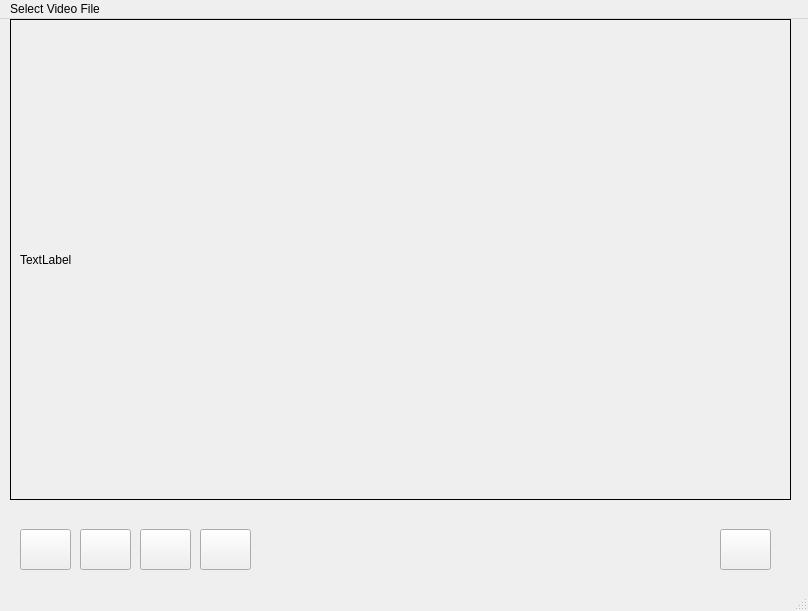
<?xml version="1.0" encoding="UTF-8"?>
<ui version="4.0">
 <class>MainWindow</class>
 <widget class="QMainWindow" name="MainWindow">
  <property name="geometry">
   <rect>
    <x>0</x>
    <y>0</y>
    <width>808</width>
    <height>611</height>
   </rect>
  </property>
  <property name="windowTitle">
   <string>MainWindow</string>
  </property>
  <widget class="QWidget" name="centralwidget">
   <widget class="QGroupBox" name="groupBox_Video">
    <property name="geometry">
     <rect>
      <x>10</x>
      <y>0</y>
      <width>781</width>
      <height>481</height>
     </rect>
    </property>
    <property name="styleSheet">
     <string notr="true">QGroupBox
{
border: 1px solid black;
}
</string>
    </property>
    <property name="title">
     <string/>
    </property>
    <widget class="QLabel" name="overlayLabel">
     <property name="geometry">
      <rect>
       <x>10</x>
       <y>10</y>
       <width>761</width>
       <height>461</height>
      </rect>
     </property>
     <property name="text">
      <string>TextLabel</string>
     </property>
    </widget>
   </widget>
   <widget class="QPushButton" name="pushButton_Seek_Backward">
    <property name="geometry">
     <rect>
      <x>20</x>
      <y>510</y>
      <width>51</width>
      <height>41</height>
     </rect>
    </property>
    <property name="text">
     <string/>
    </property>
   </widget>
   <widget class="QPushButton" name="pushButton_Stop">
    <property name="geometry">
     <rect>
      <x>140</x>
      <y>510</y>
      <width>51</width>
      <height>41</height>
     </rect>
    </property>
    <property name="text">
     <string/>
    </property>
   </widget>
   <widget class="QPushButton" name="pushButton_Seek_Forward">
    <property name="geometry">
     <rect>
      <x>200</x>
      <y>510</y>
      <width>51</width>
      <height>41</height>
     </rect>
    </property>
    <property name="text">
     <string/>
    </property>
   </widget>
   <widget class="QPushButton" name="pushButton_Volume">
    <property name="geometry">
     <rect>
      <x>720</x>
      <y>510</y>
      <width>51</width>
      <height>41</height>
     </rect>
    </property>
    <property name="text">
     <string/>
    </property>
   </widget>
   <widget class="QPushButton" name="pushButton_Play_Pause">
    <property name="geometry">
     <rect>
      <x>80</x>
      <y>510</y>
      <width>51</width>
      <height>41</height>
     </rect>
    </property>
    <property name="text">
     <string/>
    </property>
   </widget>
  </widget>
  <widget class="QMenuBar" name="menubar">
   <property name="geometry">
    <rect>
     <x>0</x>
     <y>0</y>
     <width>808</width>
     <height>17</height>
    </rect>
   </property>
   <widget class="QMenu" name="menuSelect_Video_File">
    <property name="title">
     <string>Select Video File</string>
    </property>
    <addaction name="actionOpen"/>
   </widget>
   <addaction name="menuSelect_Video_File"/>
  </widget>
  <widget class="QStatusBar" name="statusbar"/>
  <action name="actionOpen">
   <property name="text">
    <string>Open</string>
   </property>
  </action>
 </widget>
 <resources/>
 <connections/>
</ui>
